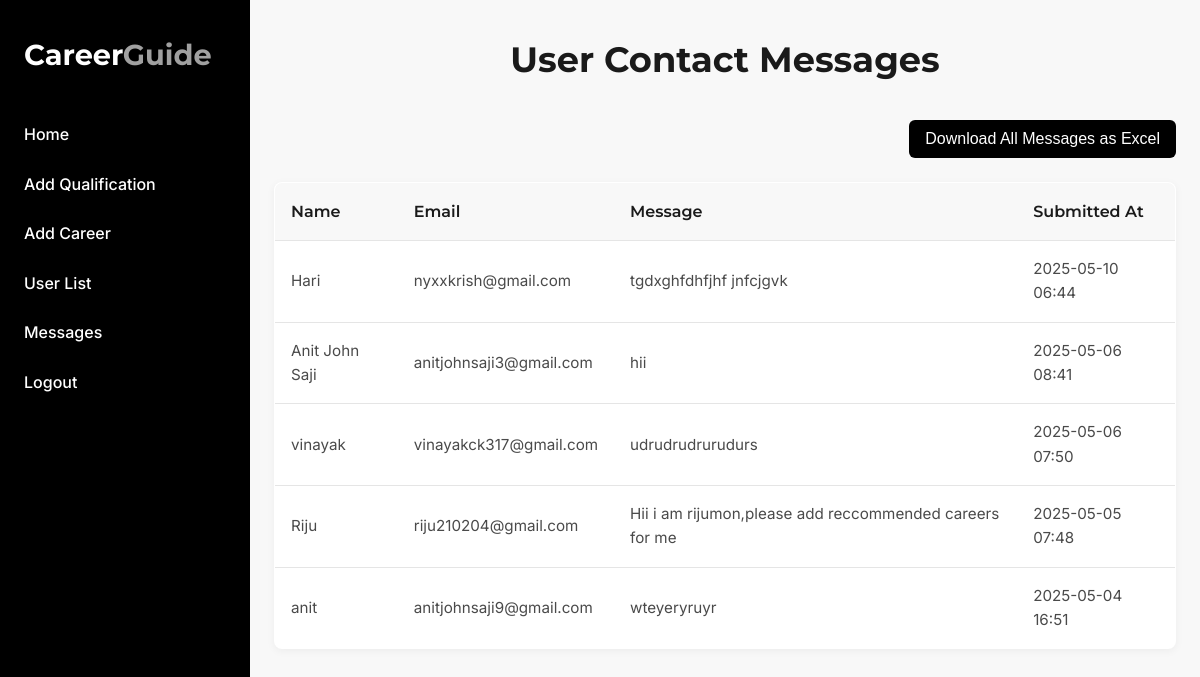
Page /message_list/ on the committed database.
### project_app/models.py (models this page shows, shortened)
class ContactMessage(models.Model):
    name = models.CharField(max_length=100)
    email = models.EmailField()
    message = models.TextField()
    submitted_at = models.DateTimeField(auto_now_add=True)

### project_app/views.py (the view)
# urls.py: path('message_list/', views.message_list, name='message_list'),
def message_list(request):
    messages = ContactMessage.objects.all().order_by('-submitted_at')
    return render(request, 'message.html', {'messages': messages})

### templates/message.html (shortened to what this page needs)
{% load static %}
<!DOCTYPE html>
<html lang="en">
<head>
    <link rel="stylesheet" href="{% static 'css/admin/message.css' %}">
</head>
<body>
    <aside class="sidebar">
        <div class="logo">Career<span>Guide</span></div>
        <nav class="sidebar-nav">
            <a href="{% url 'adminhome' %}">Home</a>
            <a href="{% url 'add-qualification' %}">Add Qualification</a>
            <a href="{% url 'add' %}">Add Career</a>
            <a href="{% url 'userlist' %}">User List</a>
            <a href="{% url 'message_list' %}">Messages</a>
            <a href="{% url 'logout' %}">Logout</a>
        </nav>
    </aside>
    <main>
        <h1>User Contact Messages</h1>
        <div class="download-container">
            <a href="{% url 'download_all_messages_excel' %}"><button>Download All Messages as Excel</button></a>
        </div>
        <div class="table-container">
            <table>
                <thead>
                    <tr>
                        <th>Name</th>
                        <th>Email</th>
                        <th>Message</th>
                        <th>Submitted At</th>
                    </tr>
                </thead>
                <tbody>
                    {% for msg in messages %}
                    <tr>
                        <td data-label="Name">{{ msg.name }}</td>
                        <td data-label="Email">{{ msg.email }}</td>
                        <td data-label="Message">{{ msg.message }}</td>
                        <td data-label="Submitted At">{{ msg.submitted_at|date:"Y-m-d H:i" }}</td>
                    </tr>
                    {% empty %}
                    <tr><td colspan="4" class="empty-message">No messages found.</td></tr>
                    {% endfor %}
                </tbody>
            </table>
        </div>
    </main>
</body>
</html>

### static/css/admin/message.css (style rules this page uses)
* { margin: 0; padding: 0; box-sizing: border-box; }
html, body { width: 100%; overflow-x: hidden; font-family: 'Inter', sans-serif; background: #f8f8f8; color: #272525; line-height: 1.6; display: flex; }
.sidebar { width: 250px; background: #000000; height: 100vh; position: fixed; top: 0; left: 0; z-index: 1000; padding-top: 1rem; }
.logo { font-family: 'Montserrat', sans-serif; font-size: 1.8rem; font-weight: 700; color: #ffffff; padding: 1rem 1.5rem; margin-bottom: 1rem; }
.logo span { color: #a0a0a0; }
.sidebar-nav a { display: block; color: #ffffff; text-decoration: none; font-size: 1rem; font-weight: 500; padding: 0.75rem 1.5rem; }
main { margin-left: 250px; padding: 2rem 1.5rem; flex: 1; }
h1 { font-family: 'Montserrat', sans-serif; font-size: 2.2rem; font-weight: 700; color: #1a1a1a; margin-bottom: 2rem; text-align: center; }
.download-container { max-width: 1280px; margin: 0 auto 1.5rem; text-align: right; }
.download-container button { background: #000000; color: #ffffff; padding: 0.6rem 1rem; border: none; border-radius: 6px; font-size: 1rem; font-weight: 500; cursor: pointer; transition: background 0.3s ease, transform 0.1s ease; }
.table-container { max-width: 1280px; margin: 0 auto; }
table { width: 100%; border-collapse: collapse; background: #ffffff; border: 1px solid #e5e5e5; border-radius: 8px; overflow: hidden; box-shadow: 0 2px 8px rgba(0, 0, 0, 0.05); }
thead { background: #f8f8f8; }
thead th { padding: 1rem; text-align: left; font-family: 'Montserrat', sans-serif; font-size: 1rem; font-weight: 600; color: #1a1a1a; border-bottom: 1px solid #e5e5e5; }
tbody td { padding: 1rem; font-size: 0.95rem; color: #4a4a4a; border-bottom: 1px solid #e5e5e5; }
tbody tr:last-child td { border-bottom: none; }

### rows in the picture
ContactMessage: name "Hari", email "nyxxkrish@gmail.com", message "tgdxghfdhfjhf jnfcjgvk", submitted_at "2025-05-10 06:44"
ContactMessage: name "Anit John Saji", email "anitjohnsaji3@gmail.com", message "hii", submitted_at "2025-05-06 08:41"
ContactMessage: name "vinayak", email "vinayakck317@gmail.com", message "udrudrudrurudurs", submitted_at "2025-05-06 07:50"
ContactMessage: name "Riju", email "riju210204@gmail.com", message "Hii i am rijumon,please add reccommended careers for me", submitted_at "2025-05-05 07:48"
ContactMessage: name "anit", email "anitjohnsaji9@gmail.com", message "wteyeryruyr", submitted_at "2025-05-04 16:51"
